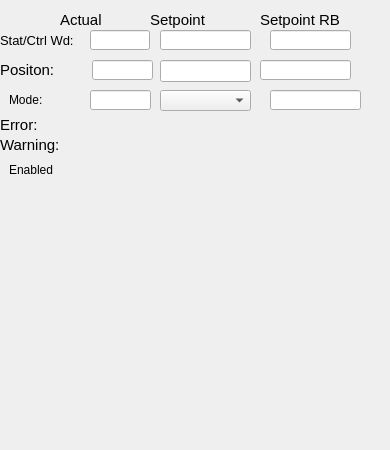
   <widget class="QWidget" name="tab">
    <property name="sizePolicy">
     <sizepolicy hsizetype="Fixed" vsizetype="Fixed">
      <horstretch>0</horstretch>
      <verstretch>0</verstretch>
     </sizepolicy>
    </property>
    <attribute name="title">
     <string>General</string>
    </attribute>
    <widget class="caLabel" name="calabel_9">
     <property name="geometry">
      <rect>
       <x>0</x>
       <y>30</y>
       <width>80</width>
       <height>20</height>
      </rect>
     </property>
     <property name="sizePolicy">
      <sizepolicy hsizetype="Fixed" vsizetype="Fixed">
       <horstretch>0</horstretch>
       <verstretch>0</verstretch>
      </sizepolicy>
     </property>
     <property name="font">
      <font>
       <pointsize>10</pointsize>
      </font>
     </property>
     <property name="text">
      <string>Stat/Ctrl Wd:</string>
     </property>
     <property name="textFormat">
      <enum>Qt::PlainText</enum>
     </property>
     <property name="scaledContents">
      <bool>false</bool>
     </property>
    </widget>
    <widget class="caLabel" name="calabel_13">
     <property name="geometry">
      <rect>
       <x>0</x>
       <y>115</y>
       <width>80</width>
       <height>20</height>
      </rect>
     </property>
     <property name="sizePolicy">
      <sizepolicy hsizetype="Fixed" vsizetype="Fixed">
       <horstretch>0</horstretch>
       <verstretch>0</verstretch>
      </sizepolicy>
     </property>
     <property name="font">
      <font>
       <pointsize>11</pointsize>
      </font>
     </property>
     <property name="text">
      <string>Error:</string>
     </property>
    </widget>
    <widget class="caLineEdit" name="calineedit_9">
     <property name="geometry">
      <rect>
       <x>90</x>
       <y>30</y>
       <width>60</width>
       <height>20</height>
      </rect>
     </property>
     <property name="channel" stdset="0">
      <string notr="true">$(IOC):m$(MasterID)s$(SlaveID)-Drv0$(ID)-Stat</string>
     </property>
     <property name="background">
      <color alpha="0">
       <red>160</red>
       <green>160</green>
       <blue>164</blue>
      </color>
     </property>
     <property name="colorMode">
      <enum>caLineEdit::Static</enum>
     </property>
     <property name="precisionMode">
      <enum>caLineEdit::Channel</enum>
     </property>
     <property name="unitsEnabled">
      <bool>true</bool>
     </property>
    </widget>
    <widget class="caLed" name="caled_Warning">
     <property name="geometry">
      <rect>
       <x>90</x>
       <y>140</y>
       <width>52</width>
       <height>12</height>
      </rect>
     </property>
     <property name="sizePolicy">
      <sizepolicy hsizetype="Preferred" vsizetype="MinimumExpanding">
       <horstretch>0</horstretch>
       <verstretch>0</verstretch>
      </sizepolicy>
     </property>
     <property name="minimumSize">
      <size>
       <width>4</width>
       <height>12</height>
      </size>
     </property>
     <property name="toolTip">
      <string>&lt;html&gt;&lt;head/&gt;&lt;body&gt;&lt;p&gt;E-Bus Power Status&lt;/p&gt;&lt;/body&gt;&lt;/html&gt;</string>
     </property>
     <property name="rectangular">
      <bool>true</bool>
     </property>
     <property name="gradientEnabled">
      <bool>false</bool>
     </property>
     <property name="ledHeight">
      <number>10</number>
     </property>
     <property name="channel" stdset="0">
      <string notr="true">$(IOC):m$(MasterID)s$(SlaveID)-Drv0$(ID)-WrnAlrm</string>
     </property>
     <property name="colorMode">
      <enum>caLed::Static</enum>
     </property>
     <property name="falseColor">
      <color>
       <red>255</red>
       <green>170</green>
       <blue>0</blue>
      </color>
     </property>
     <property name="trueColor">
      <color>
       <red>0</red>
       <green>85</green>
       <blue>0</blue>
      </color>
     </property>
     <property name="trueValue">
      <string notr="true">0</string>
     </property>
     <property name="falseValue">
      <string notr="true">1</string>
     </property>
    </widget>
    <widget class="caLed" name="caled_Error">
     <property name="geometry">
      <rect>
       <x>90</x>
       <y>120</y>
       <width>52</width>
       <height>12</height>
      </rect>
     </property>
     <property name="sizePolicy">
      <sizepolicy hsizetype="Preferred" vsizetype="MinimumExpanding">
       <horstretch>0</horstretch>
       <verstretch>0</verstretch>
      </sizepolicy>
     </property>
     <property name="minimumSize">
      <size>
       <width>4</width>
       <height>12</height>
      </size>
     </property>
     <property name="toolTip">
      <string>&lt;html&gt;&lt;head/&gt;&lt;body&gt;&lt;p&gt;E-Bus Power Status&lt;/p&gt;&lt;/body&gt;&lt;/html&gt;</string>
     </property>
     <property name="rectangular">
      <bool>true</bool>
     </property>
     <property name="gradientEnabled">
      <bool>false</bool>
     </property>
     <property name="ledHeight">
      <number>10</number>
     </property>
     <property name="channel" stdset="0">
      <string notr="true">$(IOC):m$(MasterID)s$(SlaveID)-Drv0$(ID)-ErrAlrm</string>
     </property>
     <property name="colorMode">
      <enum>caLed::Static</enum>
     </property>
     <property name="falseColor">
      <color>
       <red>170</red>
       <green>0</green>
       <blue>0</blue>
      </color>
     </property>
     <property name="trueColor">
      <color>
       <red>0</red>
       <green>85</green>
       <blue>0</blue>
      </color>
     </property>
     <property name="trueValue">
      <string notr="true">0</string>
     </property>
     <property name="falseValue">
      <string notr="true">1</string>
     </property>
    </widget>
    <widget class="caLabel" name="calabel_14">
     <property name="geometry">
      <rect>
       <x>0</x>
       <y>135</y>
       <width>80</width>
       <height>20</height>
      </rect>
     </property>
     <property name="sizePolicy">
      <sizepolicy hsizetype="Fixed" vsizetype="Fixed">
       <horstretch>0</horstretch>
       <verstretch>0</verstretch>
      </sizepolicy>
     </property>
     <property name="font">
      <font>
       <pointsize>11</pointsize>
      </font>
     </property>
     <property name="text">
      <string>Warning:</string>
     </property>
    </widget>
    <widget class="caLabel" name="calabel_5">
     <property name="geometry">
      <rect>
       <x>0</x>
       <y>60</y>
       <width>80</width>
       <height>20</height>
      </rect>
     </property>
     <property name="sizePolicy">
      <sizepolicy hsizetype="Fixed" vsizetype="Fixed">
       <horstretch>0</horstretch>
       <verstretch>0</verstretch>
      </sizepolicy>
     </property>
     <property name="font">
      <font>
       <pointsize>11</pointsize>
      </font>
     </property>
     <property name="text">
      <string>Positon:</string>
     </property>
    </widget>
    <widget class="caTextEntry" name="catextentry_16">
     <property name="geometry">
      <rect>
       <x>160</x>
       <y>30</y>
       <width>91</width>
       <height>20</height>
      </rect>
     </property>
     <property name="minimumSize">
      <size>
       <width>0</width>
       <height>20</height>
      </size>
     </property>
     <property name="maximumSize">
      <size>
       <width>16777215</width>
       <height>20</height>
      </size>
     </property>
     <property name="readOnly">
      <bool>false</bool>
     </property>
     <property name="channel" stdset="0">
      <string notr="true">$(IOC):m$(MasterID)s$(SlaveID)-Drv0$(ID)-Cmd</string>
     </property>
     <property name="keepFocus">
      <bool>true</bool>
     </property>
    </widget>
    <widget class="caLabel" name="calabel_51">
     <property name="geometry">
      <rect>
       <x>60</x>
       <y>10</y>
       <width>80</width>
       <height>20</height>
      </rect>
     </property>
     <property name="sizePolicy">
      <sizepolicy hsizetype="Fixed" vsizetype="Fixed">
       <horstretch>0</horstretch>
       <verstretch>0</verstretch>
      </sizepolicy>
     </property>
     <property name="font">
      <font>
       <pointsize>11</pointsize>
      </font>
     </property>
     <property name="text">
      <string>Actual</string>
     </property>
     <property name="textFormat">
      <enum>Qt::PlainText</enum>
     </property>
     <property name="scaledContents">
      <bool>false</bool>
     </property>
    </widget>
    <widget class="caLabel" name="calabel_52">
     <property name="geometry">
      <rect>
       <x>150</x>
       <y>10</y>
       <width>80</width>
       <height>20</height>
      </rect>
     </property>
     <property name="sizePolicy">
      <sizepolicy hsizetype="Fixed" vsizetype="Fixed">
       <horstretch>0</horstretch>
       <verstretch>0</verstretch>
      </sizepolicy>
     </property>
     <property name="font">
      <font>
       <pointsize>11</pointsize>
      </font>
     </property>
     <property name="text">
      <string>Setpoint</string>
     </property>
     <property name="textFormat">
      <enum>Qt::PlainText</enum>
     </property>
     <property name="scaledContents">
      <bool>false</bool>
     </property>
    </widget>
    <widget class="caLabel" name="calabel_53">
     <property name="geometry">
      <rect>
       <x>260</x>
       <y>10</y>
       <width>80</width>
       <height>20</height>
      </rect>
     </property>
     <property name="sizePolicy">
      <sizepolicy hsizetype="Fixed" vsizetype="Fixed">
       <horstretch>0</horstretch>
       <verstretch>0</verstretch>
      </sizepolicy>
     </property>
     <property name="font">
      <font>
       <pointsize>11</pointsize>
      </font>
     </property>
     <property name="text">
      <string>Setpoint RB</string>
     </property>
     <property name="textFormat">
      <enum>Qt::PlainText</enum>
     </property>
     <property name="scaledContents">
      <bool>false</bool>
     </property>
    </widget>
    <widget class="caTextEntry" name="catextentry_6">
     <property name="geometry">
      <rect>
       <x>160</x>
       <y>60</y>
       <width>91</width>
       <height>22</height>
      </rect>
     </property>
     <property name="channel" stdset="0">
      <string notr="true">$(IOC):m$(MasterID)s$(SlaveID)-Drv0$(ID)-PosCmd</string>
     </property>
    </widget>
    <widget class="caLineEdit" name="calineedit_12">
     <property name="geometry">
      <rect>
       <x>260</x>
       <y>60</y>
       <width>91</width>
       <height>20</height>
      </rect>
     </property>
     <property name="channel" stdset="0">
      <string notr="true">$(IOC):m$(MasterID)s$(SlaveID)-Drv0$(ID)-PosCmd-RB</string>
     </property>
     <property name="background">
      <color alpha="0">
       <red>160</red>
       <green>160</green>
       <blue>164</blue>
      </color>
     </property>
     <property name="colorMode">
      <enum>caLineEdit::Static</enum>
     </property>
     <property name="precisionMode">
      <enum>caLineEdit::User</enum>
     </property>
    </widget>
    <widget class="caLineEdit" name="calineedit_3">
     <property name="geometry">
      <rect>
       <x>92</x>
       <y>60</y>
       <width>61</width>
       <height>20</height>
      </rect>
     </property>
     <property name="channel" stdset="0">
      <string notr="true">$(IOC):m$(MasterID)s$(SlaveID)-Enc0$(ID)-PosAct</string>
     </property>
     <property name="background">
      <color alpha="0">
       <red>160</red>
       <green>160</green>
       <blue>164</blue>
      </color>
     </property>
     <property name="colorMode">
      <enum>caLineEdit::Static</enum>
     </property>
     <property name="precisionMode">
      <enum>caLineEdit::User</enum>
     </property>
    </widget>
    <widget class="caMenu" name="camenu">
     <property name="geometry">
      <rect>
       <x>160</x>
       <y>90</y>
       <width>91</width>
       <height>21</height>
      </rect>
     </property>
     <property name="editable">
      <bool>false</bool>
     </property>
     <property name="channel" stdset="0">
      <string notr="true">$(IOC):m$(MasterID)s$(SlaveID)-Drv0$(ID)-ModeSet</string>
     </property>
    </widget>
    <widget class="caLabel" name="calabel_31">
     <property name="geometry">
      <rect>
       <x>9</x>
       <y>90</y>
       <width>71</width>
       <height>20</height>
      </rect>
     </property>
     <property name="minimumSize">
      <size>
       <width>40</width>
       <height>10</height>
      </size>
     </property>
     <property name="text">
      <string>Mode:</string>
     </property>
    </widget>
    <widget class="caLineEdit" name="calineedit_11">
     <property name="geometry">
      <rect>
       <x>90</x>
       <y>90</y>
       <width>61</width>
       <height>20</height>
      </rect>
     </property>
     <property name="channel" stdset="0">
      <string notr="true">$(IOC):m$(MasterID)s$(SlaveID)-Drv0$(ID)-ModeAct</string>
     </property>
     <property name="background">
      <color alpha="0">
       <red>160</red>
       <green>160</green>
       <blue>164</blue>
      </color>
     </property>
     <property name="colorMode">
      <enum>caLineEdit::Static</enum>
     </property>
     <property name="precisionMode">
      <enum>caLineEdit::Channel</enum>
     </property>
     <property name="unitsEnabled">
      <bool>true</bool>
     </property>
    </widget>
    <widget class="caLineEdit" name="calineedit_13">
     <property name="geometry">
      <rect>
       <x>270</x>
       <y>90</y>
       <width>91</width>
       <height>20</height>
      </rect>
     </property>
     <property name="channel" stdset="0">
      <string notr="true">$(IOC):m$(MasterID)s$(SlaveID)-Drv0$(ID)-ModeSet-RB</string>
     </property>
     <property name="background">
      <color alpha="0">
       <red>160</red>
       <green>160</green>
       <blue>164</blue>
      </color>
     </property>
     <property name="colorMode">
      <enum>caLineEdit::Static</enum>
     </property>
     <property name="precisionMode">
      <enum>caLineEdit::Channel</enum>
     </property>
     <property name="unitsEnabled">
      <bool>true</bool>
     </property>
    </widget>
    <widget class="caLineEdit" name="calineedit_7">
     <property name="geometry">
      <rect>
       <x>270</x>
       <y>30</y>
       <width>81</width>
       <height>20</height>
      </rect>
     </property>
     <property name="channel" stdset="0">
      <string notr="true">$(IOC):m$(MasterID)s$(SlaveID)-Drv0$(ID)-Cmd-RB</string>
     </property>
     <property name="background">
      <color alpha="0">
       <red>160</red>
       <green>160</green>
       <blue>164</blue>
      </color>
     </property>
     <property name="colorMode">
      <enum>caLineEdit::Static</enum>
     </property>
     <property name="precisionMode">
      <enum>caLineEdit::User</enum>
     </property>
    </widget>
    <widget class="caLabel" name="calabel_54">
     <property name="geometry">
      <rect>
       <x>9</x>
       <y>160</y>
       <width>71</width>
       <height>20</height>
      </rect>
     </property>
     <property name="minimumSize">
      <size>
       <width>40</width>
       <height>10</height>
      </size>
     </property>
     <property name="text">
      <string>Enabled</string>
     </property>
    </widget>
    <widget class="caLed" name="caled_Warning_5">
     <property name="geometry">
      <rect>
       <x>107</x>
       <y>162</y>
       <width>18</width>
       <height>16</height>
      </rect>
     </property>
     <property name="sizePolicy">
      <sizepolicy hsizetype="Preferred" vsizetype="MinimumExpanding">
       <horstretch>0</horstretch>
       <verstretch>0</verstretch>
      </sizepolicy>
     </property>
     <property name="minimumSize">
      <size>
       <width>4</width>
       <height>12</height>
      </size>
     </property>
     <property name="toolTip">
      <string>&lt;html&gt;&lt;head/&gt;&lt;body&gt;&lt;p&gt;E-Bus Power Status&lt;/p&gt;&lt;/body&gt;&lt;/html&gt;</string>
     </property>
     <property name="rectangular">
      <bool>true</bool>
     </property>
     <property name="gradientEnabled">
      <bool>false</bool>
     </property>
     <property name="ledHeight">
      <number>10</number>
     </property>
     <property name="channel" stdset="0">
      <string notr="true">$(IOC):m$(MasterID)s$(SlaveID)-Drv0$(ID)-EnaAct</string>
     </property>
     <property name="colorMode">
      <enum>caLed::Static</enum>
     </property>
     <property name="falseColor">
      <color>
       <red>107</red>
       <green>107</green>
       <blue>107</blue>
      </color>
     </property>
     <property name="trueColor">
      <color>
       <red>0</red>
       <green>0</green>
       <blue>255</blue>
      </color>
     </property>
     <property name="trueValue">
      <string notr="true">1</string>
     </property>
     <property name="falseValue">
      <string notr="true">0</string>
     </property>
    </widget>
    <widget class="caStripPlot" name="castripplot">
     <property name="geometry">
      <rect>
       <x>10</x>
       <y>200</y>
       <width>371</width>
       <height>241</height>
      </rect>
     </property>
     <property name="Title" stdset="0">
      <string notr="true">Position</string>
     </property>
     <property name="channels" stdset="0">
      <string>$(IOC):m$(MasterID)s$(SlaveID)-Enc0$(ID)-PosAct</string>
     </property>
     <property name="YAxisScaling" stdset="0">
      <enum>caStripPlot::autoScale</enum>
     </property>
     <property name="color_1">
      <color>
       <red>160</red>
       <green>160</green>
       <blue>160</blue>
      </color>
     </property>
     <property name="foreground">
      <color>
       <red>238</red>
       <green>238</green>
       <blue>236</blue>
      </color>
     </property>
     <property name="gridColor">
      <color>
       <red>243</red>
       <green>243</green>
       <blue>243</blue>
      </color>
     </property>
    </widget>
   </widget>
